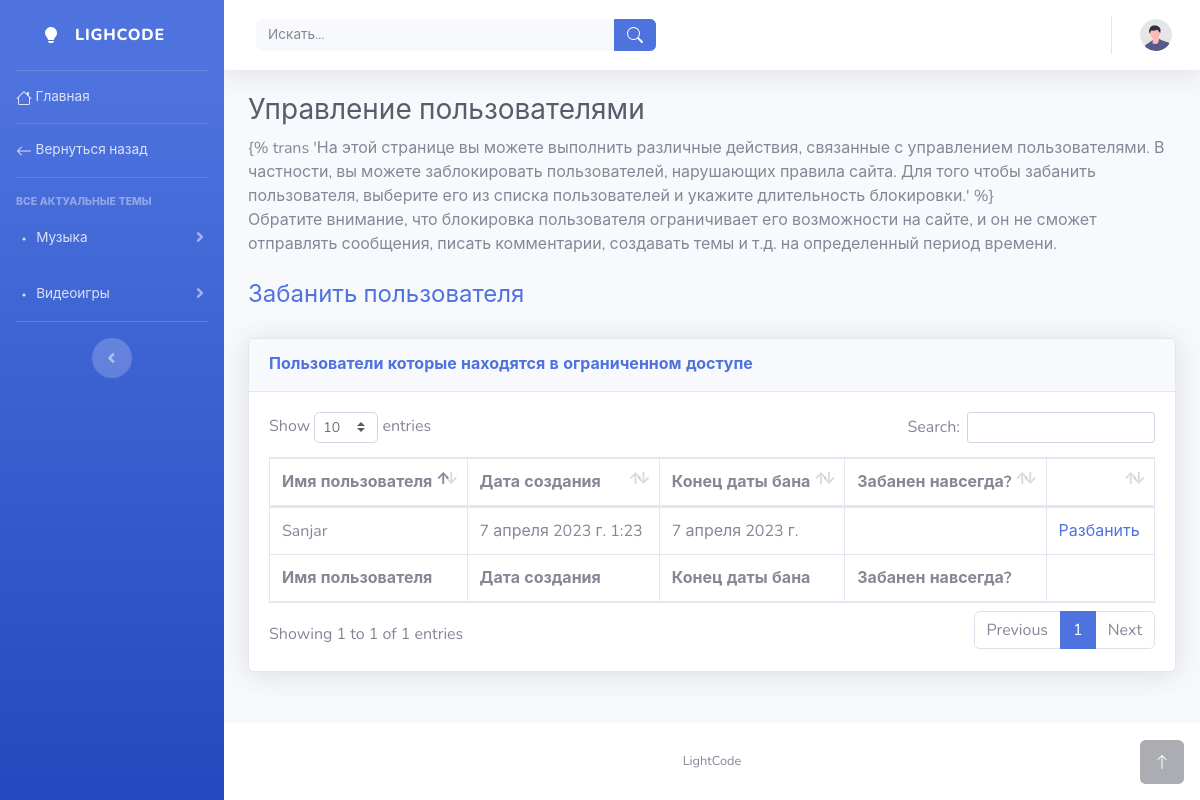
/forum/banned-list/ (signed in), run on an earlier commit of the app's database.
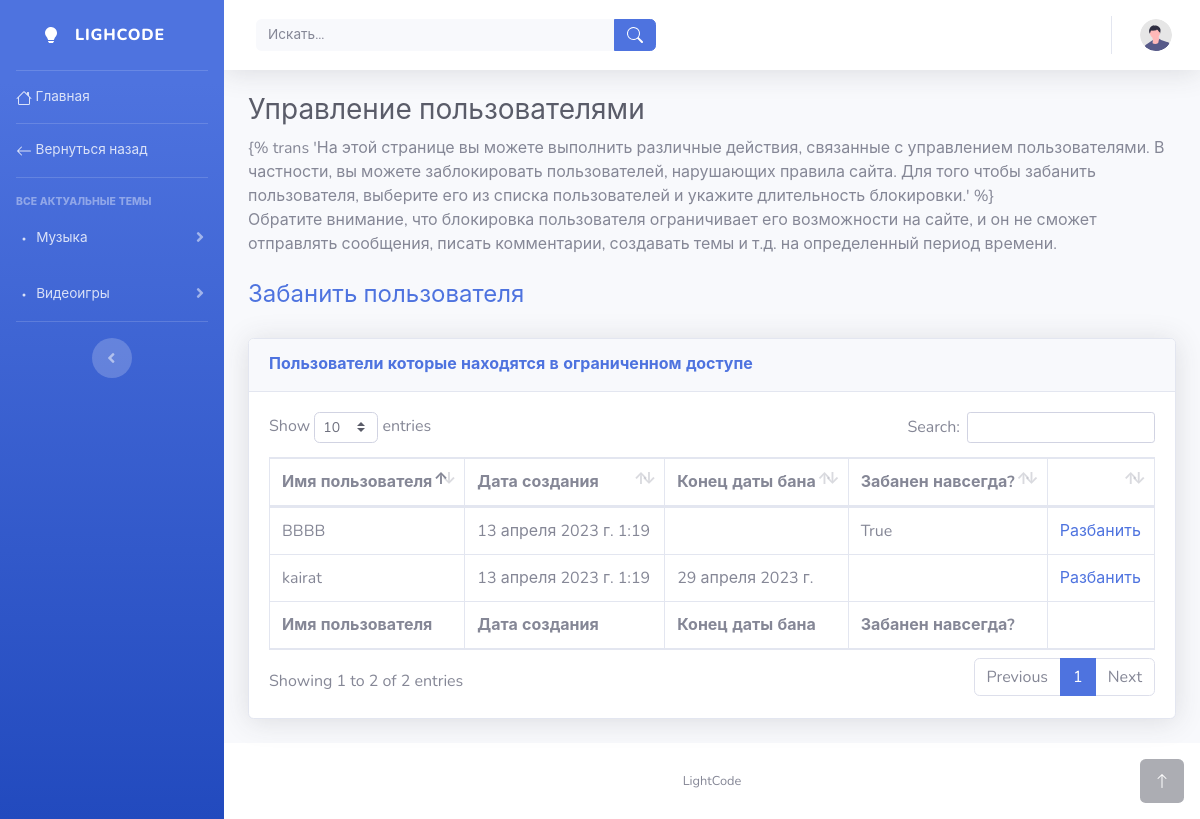
And on a later commit of the database.
### forum/models.py (models this page shows, shortened)
class Topic(models.Model):
    title = models.CharField(max_length=123, verbose_name='Название')
    slug = models.SlugField()
    parent_topic = models.ForeignKey('self', on_delete=models.CASCADE, blank=True, null=True, verbose_name='Главная тема')
    created_date = models.DateTimeField(auto_now_add=True, verbose_name='Дата создания')
    class Meta:
        verbose_name = 'Тема'
        verbose_name_plural = 'Темы'

class AccessRights(models.Model):
    moderator = models.ForeignKey(User, on_delete=models.CASCADE, verbose_name='Модератор', related_name='moderator')
    user = models.ForeignKey(User, on_delete=models.CASCADE, verbose_name='Пользователь', related_name='user')
    is_ban_forever = models.BooleanField(default=False, verbose_name='Забанить навсегда')
    end_date = models.DateField(verbose_name='Конец даты бана', blank=True, null=True)
    created_date = models.DateTimeField(auto_now_add=True, verbose_name='Дата создания')
    class Meta:
        verbose_name = 'Права доступа'
        verbose_name_plural = 'Права доступа'
        unique_together = ['user']

### account/models.py (models this page shows, shortened)
class MyUser(AbstractBaseUser, PermissionsMixin):
    username = models.CharField(
        max_length=50,
        verbose_name='Имя пользователя',
        unique=True,
    )
    phone_number = PhoneNumberField(
        verbose_name=('Номер телефона'),
        unique=True
    )
    status = models.PositiveSmallIntegerField(
        choices=(
            (1, 'Простой пользователь'),
            (2, 'Студент'),
            (3, 'Менеждер'),
            (4, 'Ментор'),
            (5, 'Копирайтер'),
            (6, 'Модератор')
        ),
        default=1,
        verbose_name=('Статус')
    )
    created_date = models.DateField(auto_now_add=True, verbose_name='Дата создания аккаунта')
    is_active = models.BooleanField(
        default=True,
        verbose_name=('Пользователь активен?')
    )
    is_admin = models.BooleanField(
        default=False,
        verbose_name=('Админ')
    )
    is_banned = models.PositiveSmallIntegerField(
        choices=(
            (1, 'Ограничений нет'),
            (2, 'Забанен на время'),
            (3, 'Забанен навсегда'),
        ),
        default=1,
        verbose_name='Статус на ограничение'
    )
    objects = MyUserManager()
    USERNAME_FIELD = 'phone_number'
    REQUIRED_FIELDS = ['username', ]
    def __str__(self):
        return self.username
    class Meta:
        verbose_name = 'Пользователь'
        verbose_name_plural = 'Пользователи'

### forum/views.py (the view, shortened to what this page needs)
# urls.py: path('banned-list/', views.banned_list_view, name='banned_list'),
@user_passes_test(lambda u: u.is_authenticated and (u.is_admin or u.status == 6), login_url='/registration/')
def banned_list_view(request):
    object_list = AccessRights.objects.all()
    main_topics = Topic.objects.filter(parent_topic__isnull=True)
    current_user = MyUser.objects.get(id=request.user.id)
    form = AccessRightsForm()
    return render(request, template_name='forum/banned_list.html', context={
        'object_list': object_list,
        'main_topics': main_topics,
        'form': form,
    })

### forum/forms.py
class AccessRightsForm(forms.ModelForm):
    user = forms.ModelChoiceField(
        queryset=MyUser.objects.exclude(id__in=AccessRights.objects.values_list('user_id', flat=True)),
        widget=UserWidget,
        label='Пользователь'
    )
    end_date = forms.DateField(widget=forms.widgets.DateInput(
        attrs={'type': 'date'}),
        label='Конец даты',
        required=False)
    is_ban_forever = forms.BooleanField(required=False, label='Забанить навсегда')
    class Meta:
        model = AccessRights
        fields = ['user', 'is_ban_forever', 'end_date']

### forum/templates/forum/banned_list.html (shortened to what the changed rows need)
{% load static %}
{% load crispy_forms_tags %}
{% load i18n %}
<head>
    <link href="{% static 'vendor/css/all.min.css' %}" rel="stylesheet" type="text/css">
    <link href="https://cdn.jsdelivr.net/npm/select2@4.1.0-rc.0/dist/css/select2.min.css" rel="stylesheet" />
    <link href="{% static 'css/sb-admin-2.min.css' %}" rel="stylesheet">
    <link href="{% static 'vendor/css/dataTables.bootstrap4.min.css' %}" rel="stylesheet">
    <link rel="stylesheet" href="https://cdnjs.cloudflare.com/ajax/libs/select2/4.0.13/css/select2.min.css" />
    <link rel="stylesheet" href="https://use.fontawesome.com/releases/v5.8.1/css/all.css">
</head>
<body id="page-top">
    <div id="wrapper">
        <ul class="navbar-nav bg-gradient-primary sidebar sidebar-dark accordion" id="accordionSidebar">
            {% for main_topic in main_topics %}
                <li class="nav-item">
                    <a class="nav-link collapsed" href="#" data-toggle="collapse" data-target="#{{ main_topic.slug }}" aria-expanded="true" aria-controls="{{ main_topic.slug }}">
                        <svg xmlns="http://www.w3.org/2000/svg" width="16" height="16" fill="currentColor" class="bi bi-dot" viewBox="0 0 16 16">
                            <path d="M8 9.5a1.5 1.5 0 1 0 0-3 1.5 1.5 0 0 0 0 3z"/>
                        </svg>
                        <span>{{ main_topic.title }}</span>
                    </a>
                </li>
            {% endfor %}
        </ul>
        <div id="content-wrapper" class="d-flex flex-column">
            <div id="content">
                <div class="container-fluid">
                    <h1 class="h3 mb-2 text-gray-800">{% trans 'Управление пользователями' %}</h1>
                    <div class="card shadow mb-4">
                        <div class="card-body">
                            <div class="table-responsive">
                                <table class="table table-bordered" id="dataTable" width="100%" cellspacing="0">
                                    <thead>
                                        <tr>
                                            <th>{% trans 'Имя пользователя' %}</th>
                                            <th>{% trans 'Дата создания' %}</th>
                                            <th>{% trans 'Конец даты бана' %}</th>
                                            <th>{% trans 'Забанен навсегда?' %}</th>
                                            <th></th>
                                        </tr>
                                    </thead>
                                    <tfoot>
                                        <tr>
                                            <th>{% trans 'Имя пользователя' %}</th>
                                            <th>{% trans 'Дата создания' %}</th>
                                            <th>{% trans 'Конец даты бана' %}</th>
                                            <th>{% trans 'Забанен навсегда?' %}</th>
                                            <th></th>
                                        </tr>
                                    </tfoot>
                                    <tbody>
                                        {% for banned in object_list %}
                                            <tr>
                                                <td>{{ banned.user }}</td>
                                                <td>{{ banned.created_date }}</td>
                                                {% if banned.end_date %}
                                                    <td>{{ banned.end_date }}</td>
                                                {% else %}
                                                    <td></td>
                                                {% endif %}
                                                {% if banned.is_ban_forever %}
                                                    <td>{{ banned.is_ban_forever }}</td>
                                                {% else %}
                                                    <td></td>
                                                {% endif %}
                                                <td><a href="{% url 'user_delete' banned.id %}">{% trans 'Разбанить' %}</a></td>
                                            </tr>
                                        {% endfor %}
                                    </tbody>
                                </table>
                            </div>
                        </div>
                    </div>
                </div>
            </div>
        </div>
    </div>
</body>
</html>

What changed in the data, as far as the page shows it:
removed AccessRights: user "Sanjar", created_date "7 апреля 2023 г. 1:23", end_date "7 апреля 2023 г.", is_ban_forever False (drawn)
added AccessRights: user "BBBB", created_date "13 апреля 2023 г. 1:19", is_ban_forever "True"
added AccessRights: user "kairat", created_date "13 апреля 2023 г. 1:19", end_date "29 апреля 2023 г.", is_ban_forever False (drawn)
Also different on the page:
text written by a page script: "Show entries Search: Showing 1 to 1 of 1 entries Previous 1 Next" → "Show entries Search: Showing 1 to 2 of 2 entries Previous 1 Next"
